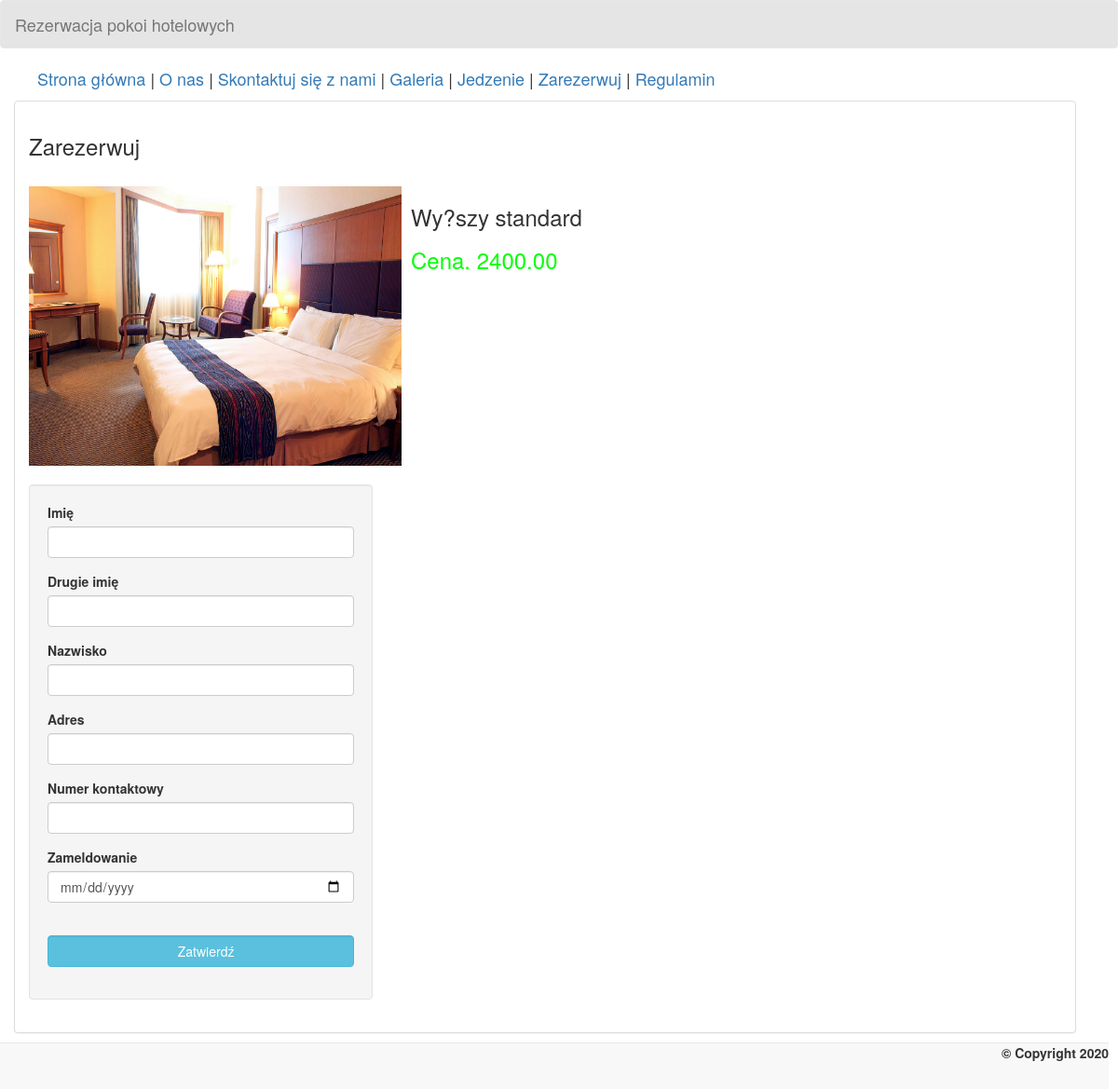
/add_reserve.php?room_id=2, run on the app's committed database.
### tables this page shows
CREATE TABLE `room` (
  `room_id` int(11) NOT NULL,
  `room_type` varchar(50) NOT NULL,
  `price` varchar(11) NOT NULL,
  `photo` varchar(100) NOT NULL
);

### add_reserve.php (the view, shortened to what this page needs)
<!DOCTYPE html>
<html lang = "en">
	<head>
		<link rel = "stylesheet" type = "text/css" href = "css/bootstrap.css " />
		<link rel = "stylesheet" type = "text/css" href = "css/style.css" />
	</head>
<body>
	<nav style = "background-color:rgba(0, 0, 0, 0.1);" class = "navbar navbar-default">
		<div  class = "container-fluid">
			<div class = "navbar-header">
				<a class = "navbar-brand" >Rezerwacja pokoi hotelowych</a>
			</div>
		</div>
	</nav>
	<ul id = "menu">
	<li><a href = "index.php">Strona główna</a></li> |
		<li><a href = "aboutus.php">O nas</a></li> |
		<li><a href = "contactus.php">Skontaktuj się z nami</a></li> |
		<li><a href = "gallery.php">Galeria</a></li> |
		<li><a href = "dineandlounge.php">Jedzenie</a></li> |
		<li><a href = "reservation.php">Zarezerwuj</a></li> |
		<li><a href = "rulesandregulation.php">Regulamin</a></li>
	</ul>
	<div style = "margin-left:0;" class = "container">
		<div class = "panel panel-default">
			<div class = "panel-body">
				<strong><h3>Zarezerwuj</h3></strong>
				<br />
				<?php
					require_once 'admin/connect.php';
					$query = $conn->query("SELECT * FROM `room` WHERE `room_id` = '$_REQUEST[room_id]'") or die(mysql_error());
					$fetch = $query->fetch_array();
				?>
				<div style = "height:300px; width:800px;">
					<div style = "float:left;">
						<img src = "photo/<?php echo $fetch['photo']?>" height = "300px" width = "400px">
					</div>
					<div style = "float:left; margin-left:10px;">
						<h3><?php echo $fetch['room_type']?></h3>
						<h3 style = "color:#00ff00;"><?php echo "Cena. ".$fetch['price'].".00";?></h3>
					</div>
				</div>
				<br style = "clear:both;" />
				<div class = "well col-md-4">
					<form method = "POST" enctype = "multipart/form-data">
						<div class = "form-group">
							<label>Imię</label>
							<input type = "text" class = "form-control" name = "firstname" required = "required" />
						</div>
						<div class = "form-group">
							<label>Drugie imię</label>
							<input type = "text" class = "form-control" name = "middlename" required = "required" />
						</div>
						<div class = "form-group">
							<label>Nazwisko</label>
							<input type = "text" class = "form-control" name = "lastname" required = "required" />
						</div>
						<div class = "form-group">
							<label>Adres</label>
							<input type = "text" class = "form-control" name = "address" required = "required" />
						</div>
						<div class = "form-group">
							<label>Numer kontaktowy</label>
							<input type = "text" class = "form-control" name = "contactno" required = "required" />
						</div>
						<div class = "form-group">
							<label>Zameldowanie</label>
							<input type = "date" class = "form-control" name = "date" required = "required" />
						</div>
						<br />
						<div class = "form-group">
							<button class = "btn btn-info form-control" name = "add_guest"><i class = "glyphicon glyphicon-save"></i>Zatwierdź</button>
						</div>
					</form>
				</div>
				<div class = "col-md-4"></div>
			</div>
		</div>
	</div>
	<br />
	<br />
	<div style = "text-align:right; margin-right:10px;" class = "navbar navbar-default navbar-fixed-bottom">
		<label>&copy; Copyright 2020 </label>
	</div>
</body>
</html>

### css/style.css (style rules this page uses)
#menu { list-style-type:none; font-size:18px; }
#menu li { display:inline; }

### data on the page
room: photo (picture), room_type "Wy?szy standard", price "2400"
